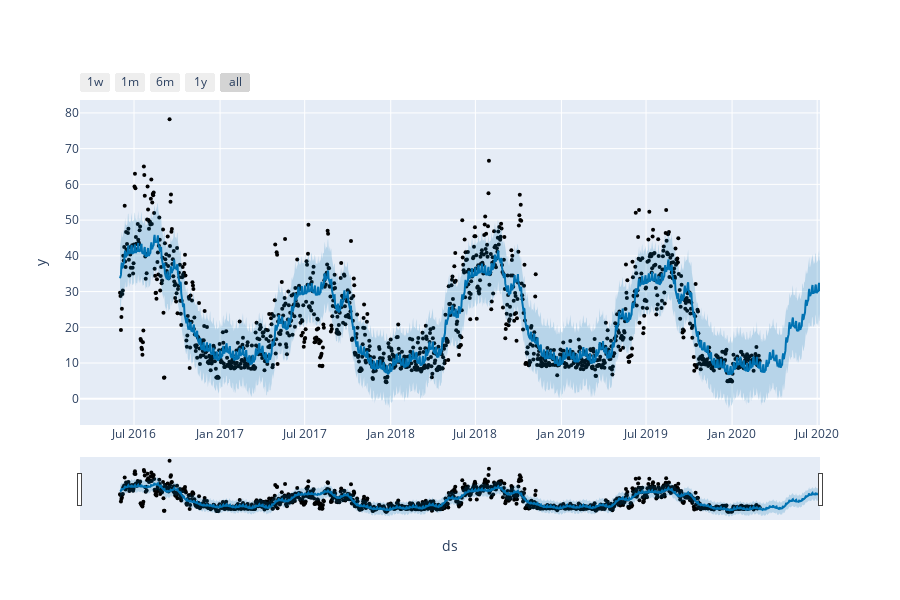
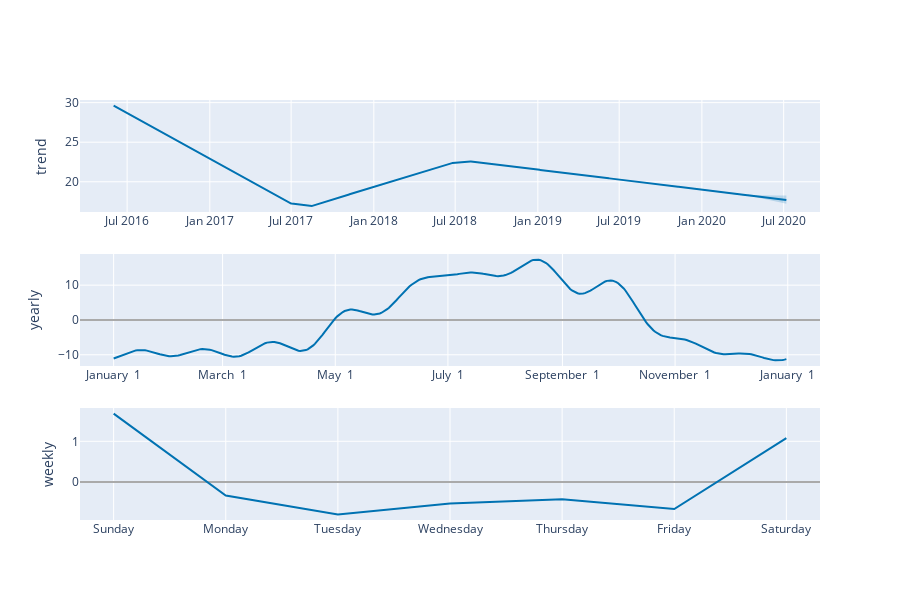

Write notebook code for charts like these, in order.
### Code cell
# 3
fig1 = plot_plotly(model, forecast)
fig1.show()

fig2 = plot_components_plotly(model, forecast)
fig2.show()

### Figure 1 — Plotly figure (JSON) as saved in the notebook; plotly's stock layout.template omitted (floating-point values rounded to 4 significant figures; data arrays with more than 128 entries replaced by an {"elided": "..."} marker saying what was removed)
{"data": [{"marker": {"color": "black", "size": 4}, "mode": "markers", "name": "Actual", "type": "scatter", "x": {"elided": "1369 str values"}, "y": {"elided": "1369 float values"}}, {"hoverinfo": "skip", "line": {"width": 0}, "mode": "lines", "type": "scatter", "x": {"elided": "1498 str values"}, "y": {"elided": "1498 float values"}}, {"fill": "tonexty", "fillcolor": "rgba(0, 114, 178, 0.2)", "line": {"color": "#0072B2", "width": 2}, "mode": "lines", "name": "Predicted", "type": "scatter", "x": {"elided": "1498 str values"}, "y": {"elided": "1498 float values"}}, {"fill": "tonexty", "fillcolor": "rgba(0, 114, 178, 0.2)", "hoverinfo": "skip", "line": {"width": 0}, "mode": "lines", "type": "scatter", "x": {"elided": "1498 str values"}, "y": {"elided": "1498 float values"}}], "layout": {"height": 600, "showlegend": false, "width": 900, "xaxis": {"rangeselector": {"buttons": [{"count": 7, "label": "1w", "step": "day", "stepmode": "backward"}, {"count": 1, "label": "1m", "step": "month", "stepmode": "backward"}, {"count": 6, "label": "6m", "step": "month", "stepmode": "backward"}, {"count": 1, "label": "1y", "step": "year", "stepmode": "backward"}, {"step": "all"}]}, "rangeslider": {"visible": true}, "title": {"text": "ds"}, "type": "date"}, "yaxis": {"title": {"text": "y"}}}}

### Figure 2 — Plotly figure (JSON) as saved in the notebook; plotly's stock layout.template omitted (floating-point values rounded to 4 significant figures; data arrays with more than 128 entries replaced by an {"elided": "..."} marker saying what was removed)
{"data": [{"line": {"color": "#0072B2", "width": 2}, "mode": "lines", "name": "trend", "type": "scatter", "x": {"elided": "1498 str values"}, "xaxis": "x", "y": {"elided": "1498 float values"}, "yaxis": "y"}, {"line": {"color": "rgba(0, 114, 178, 0.2)", "width": 0}, "mode": "lines", "name": "trend_upper", "type": "scatter", "x": {"elided": "1498 str values"}, "xaxis": "x", "y": {"elided": "1498 float values"}, "yaxis": "y"}, {"fill": "tonexty", "fillcolor": "rgba(0, 114, 178, 0.2)", "line": {"color": "rgba(0, 114, 178, 0.2)", "width": 0}, "mode": "lines", "name": "trend_lower", "type": "scatter", "x": {"elided": "1498 str values"}, "xaxis": "x", "y": {"elided": "1498 float values"}, "yaxis": "y"}, {"line": {"color": "#0072B2", "width": 2}, "mode": "lines", "name": "yearly", "type": "scatter", "x": {"elided": "365 str values"}, "xaxis": "x2", "y": {"elided": "365 float values"}, "yaxis": "y2"}, {"line": {"color": "#0072B2", "width": 2}, "mode": "lines", "name": "weekly", "type": "scatter", "x": ["2017-01-01T00:00:00", "2017-01-02T00:00:00", "2017-01-03T00:00:00", "2017-01-04T00:00:00", "2017-01-05T00:00:00", "2017-01-06T00:00:00", "2017-01-07T00:00:00"], "xaxis": "x3", "y": [1.682, -0.3357, -0.8, -0.5304, -0.4259, -0.6669, 1.077], "yaxis": "y3"}], "layout": {"height": 600, "showlegend": false, "width": 900, "xaxis": {"anchor": "y", "domain": [0, 1], "range": ["2016-03-18T03:36:00", "2020-09-19T20:24:00"], "type": "date"}, "xaxis2": {"anchor": "y2", "domain": [0, 1], "range": ["2016-12-13T18:54:02.958904", "2018-01-18T11:04:57.863013"], "tickformat": "%B %e", "type": "date"}, "xaxis3": {"anchor": "y3", "domain": [0, 1], "range": ["2016-12-31T16:48:00", "2017-01-07T07:12:00"], "tickformat": "%A", "type": "date"}, "yaxis": {"anchor": "x", "domain": [0.7333, 1], "rangemode": "normal", "title": {"text": "trend"}, "zerolinecolor": "#AAA"}, "yaxis2": {"anchor": "x2", "domain": [0.3667, 0.6333], "title": {"text": "yearly"}, "zerolinecolor": "#AAA"}, "yaxis3": {"anchor": "x3", "domain": [0, 0.2667], "title": {"text": "weekly"}, "zerolinecolor": "#AAA"}}}
